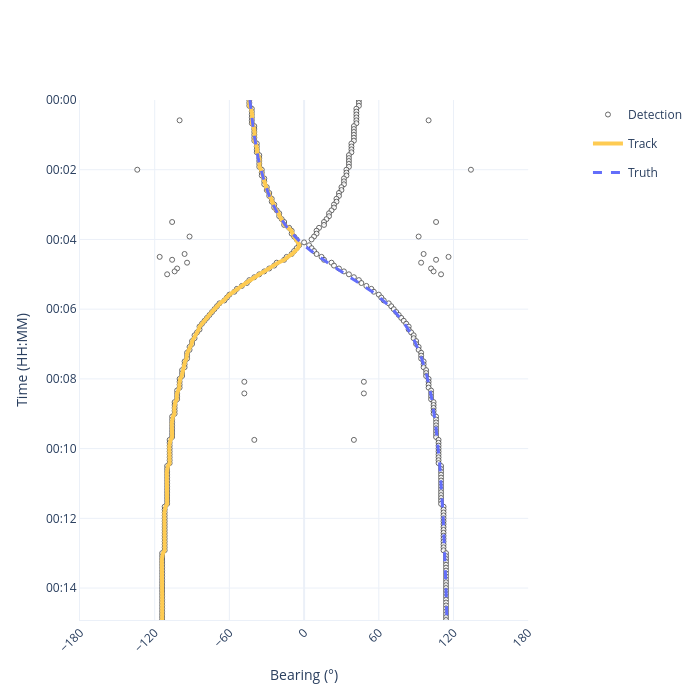

The notebook cell this image was saved under:
### Code cell
import numpy as np
from stonesoup.dataassociator.probability import PDA
from stonesoup.deleter.time import UpdateTimeStepsDeleter
from stonesoup.functions import mod_bearing
from stonesoup.hypothesiser.probability import PDAHypothesiser
from stonesoup.initiator.simple import SinglePointInitiator
from stonesoup.models.measurement.linear import LinearGaussian
from stonesoup.models.transition.linear import ConstantVelocity
from stonesoup.predictor.kalman import KalmanPredictor
from stonesoup.tracker.simple import SingleTargetMixtureTracker
from stonesoup.types.state import GaussianState
from stonesoup.types.track import Track
from stonesoup.updater.kalman import KalmanUpdater

from bluepebble.plotter import plot_btr

predictor = KalmanPredictor(ConstantVelocity(0.000001))

measurement_model = LinearGaussian(
    ndim_state=2,
    mapping=[0],
    noise_covar=np.array([[np.deg2rad(1) ** 2]]),
)

updater = KalmanUpdater(measurement_model=measurement_model)

hypothesiser = PDAHypothesiser(
    predictor=predictor,
    updater=updater,
    clutter_spatial_density=5 / np.pi,
    prob_detect=0.95,
)
data_associator = PDA(hypothesiser=hypothesiser)

initial_bearing = float(relative_bearing_truth[0].state_vector[0])

prior_state = GaussianState(
    np.array([initial_bearing, 0.0]),
    np.diag([np.deg2rad(5) ** 2, np.deg2rad(0.5) ** 2]),
    timestamp=start_time,
)

initiator = SinglePointInitiator(
    prior_state=prior_state,
    measurement_model=measurement_model,
    updater=updater,
)

deleter = UpdateTimeStepsDeleter(time_steps_since_update=99999)

kf = SingleTargetMixtureTracker(
    initiator=initiator,
    deleter=deleter,
    detector=all_detections,
    data_associator=data_associator,
    updater=updater,
)

seed_track = Track(states=[prior_state])
kf._track = seed_track

tracks = set()

for _, current_tracks in kf:
    for track in current_tracks:
        track[-1].state_vector[0, 0] = mod_bearing(float(track[-1].state_vector[0, 0]))
    tracks |= current_tracks

plot_btr(
    timesteps=timesteps,
    steering_azimuths=np.rad2deg(steering_azimuths_rad),
    truths=relative_bearing_truths,
    detections=detections_for_plotter,
    tracks=tracks,
    figsize=(700, 700),
).show()

### Figure 1 — Plotly figure (JSON) as saved in the notebook; plotly's stock layout.template omitted (floating-point values rounded to 4 significant figures; data arrays with more than 128 entries replaced by an {"elided": "..."} marker saying what was removed)
{"data": [{"legendgroup": "detections", "marker": {"color": "white", "line": {"width": 1}, "opacity": 0.8, "size": 5}, "mode": "markers", "name": "Detection", "type": "scatter", "x": {"elided": "387 float values"}, "y": {"elided": "387 str values"}}, {"connectgaps": false, "legendgroup": "tracks", "line": {"color": "#FECB52", "width": 4}, "mode": "lines", "name": "Track", "type": "scatter", "x": {"elided": "181 float values"}, "y": {"elided": "181 str values"}}, {"connectgaps": false, "legendgroup": "truths", "line": {"color": "#636EFA", "dash": "dash", "width": 3}, "mode": "lines", "name": "Truth", "type": "scatter", "x": {"elided": "180 float values"}, "y": {"elided": "180 str values"}}], "layout": {"height": 700, "paper_bgcolor": "white", "plot_bgcolor": "white", "showlegend": true, "width": 700, "xaxis": {"domain": [0, 0.9], "dtick": 60, "range": [-180, 180], "showline": true, "tick0": -180, "tickangle": -45, "tickmode": "linear", "title": {"text": "Bearing (°)"}}, "yaxis": {"autorange": false, "range": ["2026-03-16T00:14:55", "2026-03-16T00:00:00"], "showline": true, "tickformat": "%H:%M", "title": {"text": "Time (HH:MM)"}}}}
